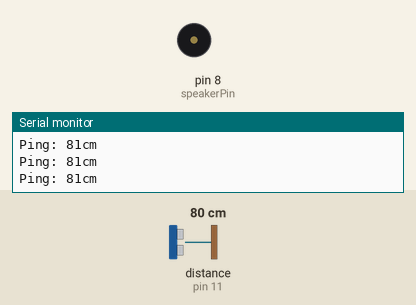
Recording of a sketch running on a simulated Arduino Uno, built with avr-gcc and run on an emulated ATmega328P. On the bench: buzzer (waves = sounding), the last lines printed to the serial monitor. The inputs (shaded band) are chosen by the test bench; at power-on: distance to the obstacle (sensor on pin 11) 80 cm. The echo pulse lasts 58.3 µs per cm.

Above: at 1.2 s.
1.3 s: distance to the obstacle (sensor on pin 11) set to 18 cm
2.8 s: distance to the obstacle (sensor on pin 11) set to 13 cm
At 3.06 s:
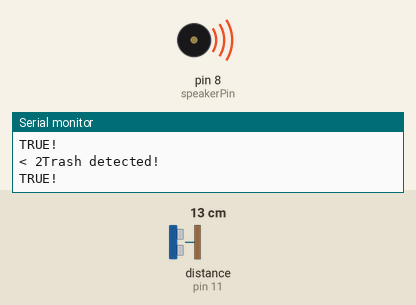
5.8 s: distance to the obstacle (sensor on pin 11) set to 35 cm
At 6.8 s:
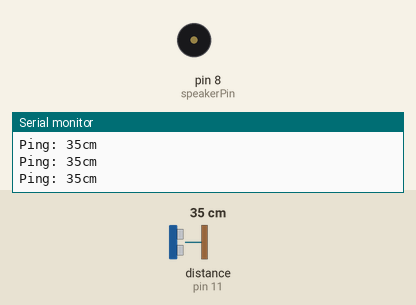
7.3 s: distance to the obstacle (sensor on pin 11) set to 60 cm
10.3 s: distance to the obstacle (sensor on pin 11) set to 2 cm
At 10.58 s:
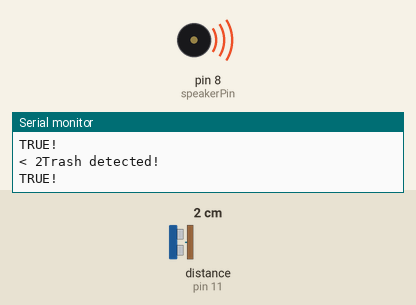
Timing chart, 0 to 17.3 s (numbered marks = the images above; inputs shaded):
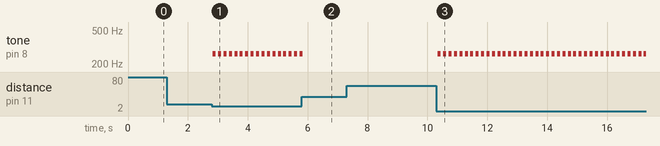

The sketch:

HC_SR04_Speaker_NewPingLibrary_TrashDetected.ino
```cpp
/*
 HC-SR04 ULTRASONIC SENSOR
 Range: 2 cm - 400 cm
 Resolution: 0,3 cm
 Echo (receives the signal) to Arduino pin 13
 Trig (sends the signal) to Arduino pin 12
 If connecting using a single pin, specify the same pin for both trigger_pin and echo_pin as the same pin is doing both functions
 VCC to arduino 5v, GND to arduino GND

 NEWPING LIBRARY METHODS
 sonar.ping(); - Send a ping, returns the echo time in microseconds or 0 (zero) if no ping echo within set distance limit
 sonar.ping_in(); - Send a ping, returns the distance in inches or 0 (zero) if no ping echo within set distance limit
 sonar.ping_cm(); - Send a ping, returns the distance in centimeters or 0 (zero) if no ping echo within set distance limit
 sonar.ping_median(iterations); - Do multiple pings (default=5), discard out of range pings and return median in microseconds
 sonar.convert_in(echoTime); - Converts microseconds to distance in inches
 sonar.convert_cm(echoTime); - Converts microseconds to distance in centimeters
 sonar.ping_timer(function); - Send a ping and call function to test if ping is complete.
 sonar.check_timer(); - Check if ping has returned within the set distance limit.
 timer_us(frequency, function); - Call function every frequency microseconds.
 timer_ms(frequency, function); - Call function every frequency milliseconds.
 timer_stop(); - Stop the timer.
 */


//Ultrasonic sensor
#include <NewPing.h>
#define NOTE_C4  262
#define TRIGGER_PIN  12
#define ECHO_PIN     11
#define MAX_DISTANCE 200 //maximum of ping distance in cm

NewPing sonar(TRIGGER_PIN, ECHO_PIN, MAX_DISTANCE);
bool trashDetected = false;

//Speaker
int speakerPin = 8;

void setup() {
  //Serial.begin(115200);
  Serial.begin(9600);
}

void loop() {
  //Ultrasonic sensor
  delay(50);
  int range = sonar.ping_cm();    //gets distance of object to sensor in cm and puts this in 'range'

  if ((range >= 1) && (range <= 15) && (range != 0)) { //if an object is detected within this range
    Serial.println("Trash detected!");  //print "Trash Detected" to the serial monitor
    trashDetected = true;   // set the boolean "trashDetected" to "true"
  }
  else {
    Serial.print("Ping: ");
    Serial.print(sonar.ping_cm());
    Serial.println("cm");
  }

  //Sketch won't compile because of this part. Tried all sorts of things, also tried to put the tone function in the if range statement, but nothing works.
  if (trashDetected == true) {
    //Speaker
    Serial.println("TRUE!");  //print "Trash Detected" to the serial monitor
    playTone(NOTE_C4, 10);
    Serial.print("< 2");
    trashDetected = false; //set trashDetected to false again, otherwise the piezo will continu to beep
  }

}

void playTone(int note, int noteDuration) {
  // to calculate the note duration, take one second divided by the note type.
  //e.g. quarter note = 1000 / 4, eighth note = 1000/8, etc.

  int duration = 1000 / noteDuration;
  tone(8, note, duration);

  // to distinguish the notes, set a minimum time between them.
  // the note's duration + 30% seems to work well:
  int pauseBetweenNotes = duration * 1.30;
  delay(pauseBetweenNotes);
  // stop the tone playing:
  noTone(8);
}
```

Measured:
- the behaviour switches between 16 and 15 cm on distance to the obstacle (sensor on pin 11) (found by bisection; images 0 and 1)
- after the input at 2.8 s, tone on pin 8 (speakerPin): alternates 262 Hz for 0.10 s and silent for 0.08 s, starting at once
- after the input at 5.8 s, tone on pin 8 (speakerPin): goes on until 5.8 s, then stays silent
- after the input at 10.3 s, tone on pin 8 (speakerPin): alternates 262 Hz for 0.10 s and silent for 0.08 s, starting after 0.05 s
